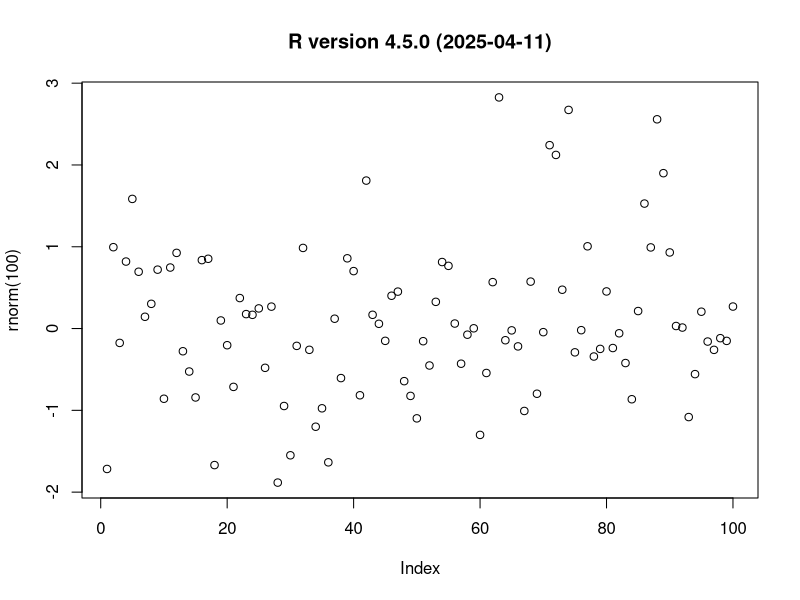
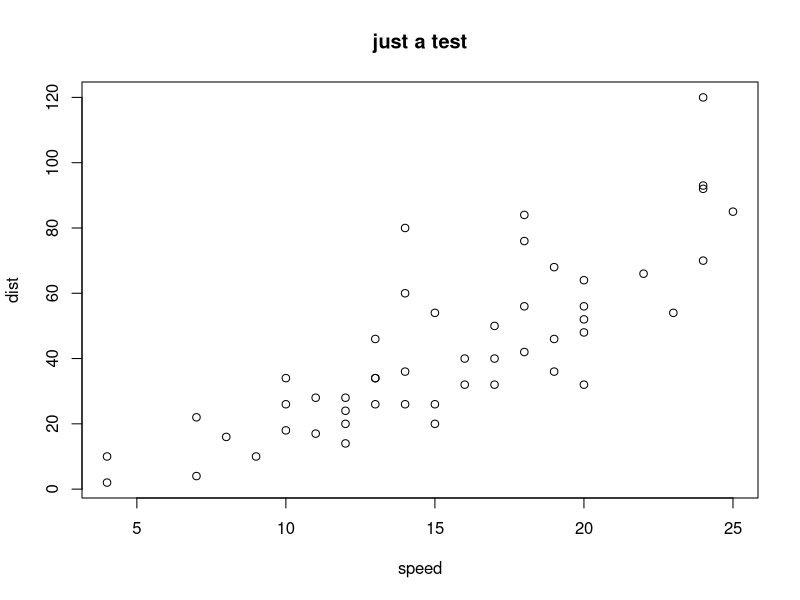

Here is the R script that generated these plots, in order: (Note: this script raises an error after producing the figures.)
library(knitr)

png("jennyTest.png")
plot(rnorm(100), main = R.version.string)
dev.off()

png("jennyTest2.png")
plot(cars, main = "just a test")
dev.off()

res  <- imgur_upload("jennyTest.png")
res  # link to original URL of the image
# http://i.imgur.com/XPnYnSl.png
#if (interactive()) 
#    browseURL(res)

res  <- imgur_upload("jennyTest2.png")
res  # link to original URL of the image
# http://i.imgur.com/FA0rnqY.png
#    browseURL(res)

file.remove(list.files(pattern = "^jennyTest*"))